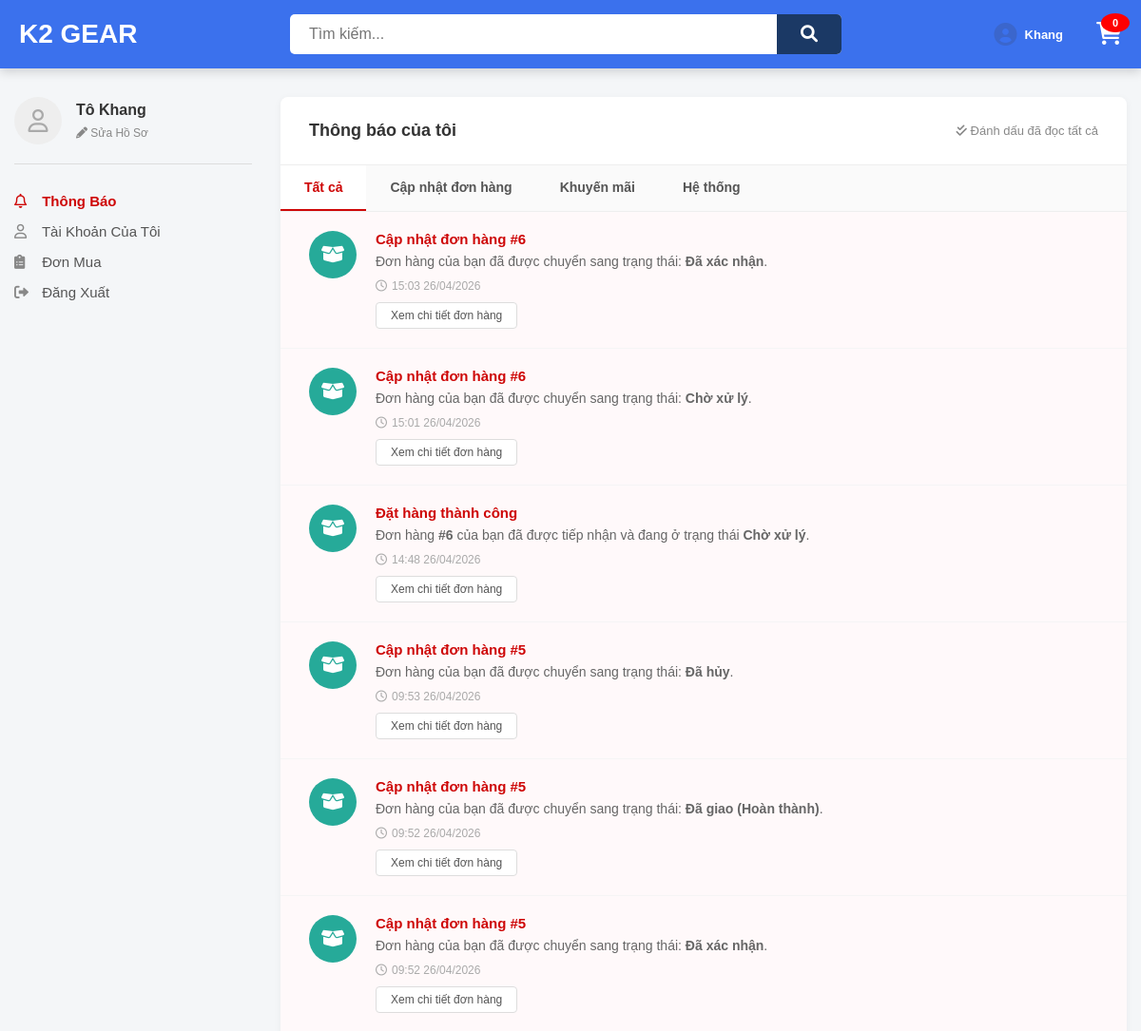
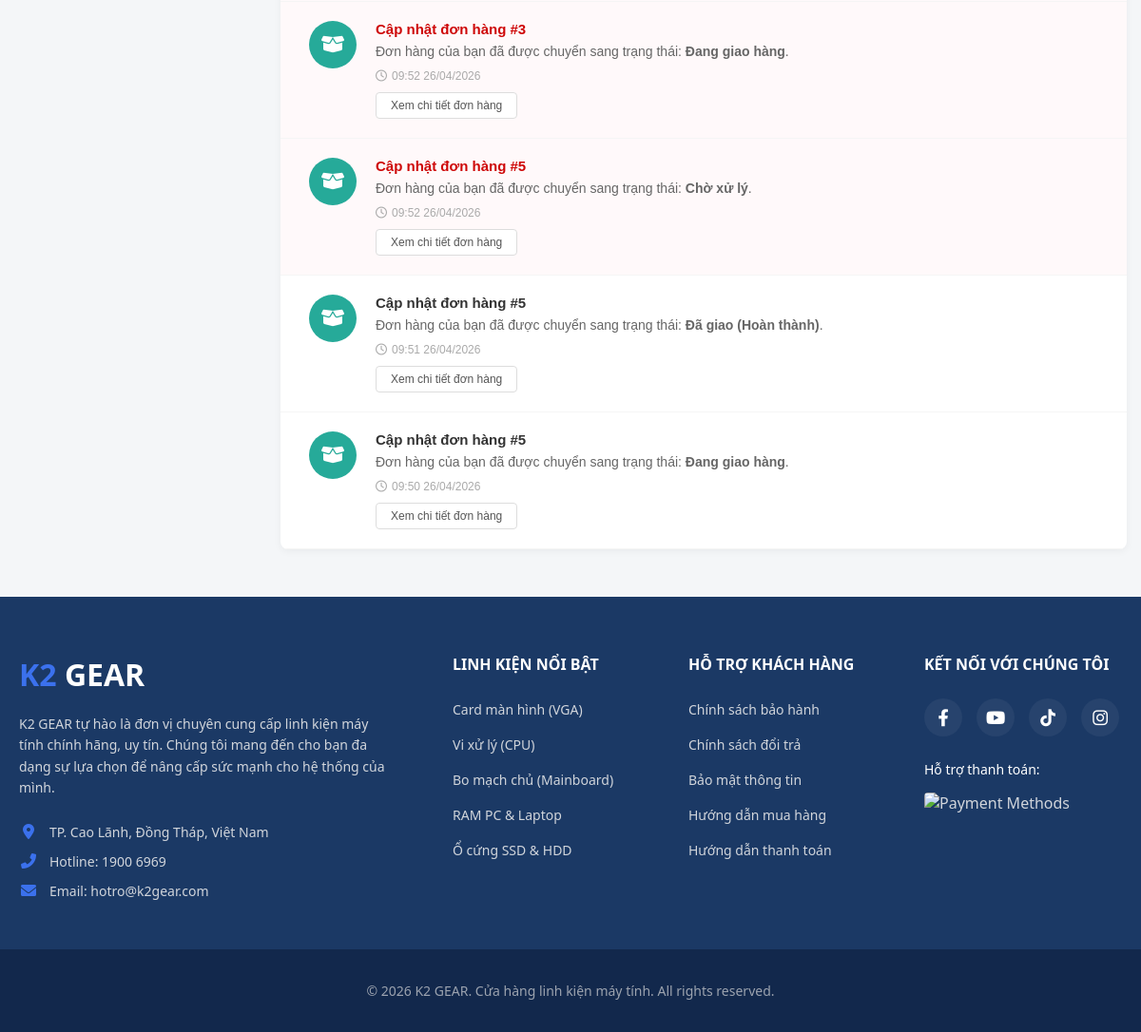
The app's page /notification.php (signed in) with its own data (2 pictures, top to bottom).
### tables this page shows
CREATE TABLE `users` (
  `id` int(11) NOT NULL,
  `name` varchar(100) DEFAULT NULL,
  `email` varchar(100) DEFAULT NULL,
  `password` varchar(255) DEFAULT NULL,
  `phone` varchar(20) DEFAULT NULL,
  `address` text DEFAULT NULL,
  `role` enum('admin','staff','customer') DEFAULT 'customer',
  `status` tinyint(4) DEFAULT 1,
  `created_at` timestamp NOT NULL DEFAULT current_timestamp(),
  `reset_token` varchar(255) DEFAULT NULL,
  `reset_token_expire` datetime DEFAULT NULL
);

CREATE TABLE `notifications` (
  `id` int(11) NOT NULL,
  `user_id` int(11) NOT NULL,
  `type` varchar(50) NOT NULL COMMENT 'order, voucher, system',
  `title` varchar(255) NOT NULL,
  `content` text NOT NULL,
  `is_read` tinyint(1) DEFAULT 0 COMMENT '0: chưa đọc, 1: đã đọc',
  `created_at` datetime DEFAULT current_timestamp()
);

### notification.php (the view, shortened to what this page needs)
<?php
$conn = mysqli_connect("localhost", "root", "", "linhkienmaytinh");
mysqli_set_charset($conn, "utf8mb4");
$user_id = $_SESSION['user']['id'];
$sql = "SELECT * FROM users WHERE id = $user_id";
$result = mysqli_query($conn, $sql);
$user_data = mysqli_fetch_assoc($result);
$cart_items = isset($_SESSION['cart']) ? $_SESSION['cart'] : [];
$cart_count = count(array_filter(array_keys($cart_items), 'is_numeric'));
$current_tab = isset($_GET['tab']) ? $_GET['tab'] : 'all';
?>
<!DOCTYPE html>
<html lang="vi">
<head>
    <link rel="stylesheet" href="main.css">
    <link rel="stylesheet" href="https://cdnjs.cloudflare.com/ajax/libs/font-awesome/6.0.0/css/all.min.css">
</head>
<body>
    <header class="main-header">
        <div class="header-content">
            <div class="logo"><a href="main.php" style="text-decoration: none;"><span class="k2">K2</span> <span class="gear">GEAR</span></a></div>
            <form action="category.php" method="GET" class="main-search"><input type="text" name="search" placeholder="Tìm kiếm..."><button type="submit"><i class="fas fa-search"></i></button></form>
            <div class="header-actions">
                <div class="account-wrapper" style="position: relative; display: flex; align-items: center;">
                    <a href="#" class="account-icon" id="accountToggleBtn" style="display: flex; align-items: center; text-decoration: none;">
                        <i class="fas fa-user-circle" style="color: #3b66cc; font-size: 24px;"></i>
                        <span style="font-size: 13px; font-weight: bold; color: #fff; margin-left: 8px;">
                            <?php $n = explode(' ', $user_data['name']); echo end($n); ?>
                        </span>
                    </a>
                </div>
                <a href="cart.php" class="cart-icon" style="margin-left: 15px;"><i class="fas fa-shopping-cart"></i><span class="cart-count"><?php echo $cart_count; ?></span></a>
            </div>
        </div>
    </header>
    <main class="profile-wrapper">
        <aside class="profile-sidebar">
            <div class="user-brief">
                <div class="user-brief-avatar"><i class="far fa-user"></i></div>
                <div class="user-brief-info">
                    <h4 style="margin:0 0 5px 0;"><?php echo htmlspecialchars($user_data['name']); ?></h4>
                    <a href="profile.php" style="font-size:12px; color:#888; text-decoration: none;"><i class="fas fa-pencil-alt"></i> Sửa Hồ Sơ</a>
                </div>
            </div>
            <ul class="profile-menu">
                <li><a href="notification.php" class="active"><i class="far fa-bell" style="width: 25px;"></i> Thông Báo</a></li>
                <li><a href="profile.php"><i class="far fa-user" style="width: 25px; color:#888;"></i> Tài Khoản Của Tôi</a></li>
                <li><a href="order.php"><i class="fas fa-clipboard-list" style="width: 25px; color:#888;"></i> Đơn Mua</a></li>
                <li><a href="logout.php"><i class="fas fa-sign-out-alt" style="width: 25px; color:#888;"></i> Đăng Xuất</a></li>
            </ul>
        </aside>
        <section class="profile-content">
            <div class="content-header">
                <h3>Thông báo của tôi</h3>
                <a href="notification.php?action=read_all" class="mark-all-read"><i class="fas fa-check-double"></i> Đánh dấu đã đọc tất cả</a>
            </div>
            <div class="noti-tabs">
                <a href="notification.php?tab=all" class="tab-item <?php echo ($current_tab == 'all') ? 'active' : ''; ?>">Tất cả</a>
                <a href="notification.php?tab=order" class="tab-item <?php echo ($current_tab == 'order') ? 'active' : ''; ?>">Cập nhật đơn hàng</a>
                <a href="notification.php?tab=voucher" class="tab-item <?php echo ($current_tab == 'voucher') ? 'active' : ''; ?>">Khuyến mãi</a>
                <a href="notification.php?tab=system" class="tab-item <?php echo ($current_tab == 'system') ? 'active' : ''; ?>">Hệ thống</a>
            </div>
            <div class="noti-list">
                <?php
                $where_clause = "user_id = $user_id";
                $sql_noti = "SELECT * FROM notifications WHERE $where_clause ORDER BY created_at DESC";
                $res_noti = mysqli_query($conn, $sql_noti);
                if ($res_noti && mysqli_num_rows($res_noti) > 0) {
                    while ($noti = mysqli_fetch_assoc($res_noti)) {
                        $icon = 'fas fa-bell';
                        $color = '#888';
                        if ($noti['type'] == 'order') { $icon = 'fas fa-box-open'; $color = '#26aa99'; }
                        elseif ($noti['type'] == 'voucher') { $icon = 'fas fa-ticket-alt'; $color = '#ee4d2d'; }
                        elseif ($noti['type'] == 'system') { $icon = 'fas fa-bullhorn'; $color = '#3b66cc'; }
                        $unread_class = ($noti['is_read'] == 0) ? 'unread' : '';
                        $formatted_date = date('H:i d/m/Y', strtotime($noti['created_at']));
                        $target_tab = 'all';
                        $content_str = mb_strtolower($noti['content'], 'UTF-8');
                        if (strpos($content_str, 'chờ xử lý') !== false) { $target_tab = 'wait'; }
                        elseif (strpos($content_str, 'đã xác nhận') !== false) { $target_tab = 'confirmed'; }
                        elseif (strpos($content_str, 'đang giao') !== false) { $target_tab = 'shipping'; }
                        elseif (strpos($content_str, 'đã giao') !== false || strpos($content_str, 'hoàn thành') !== false) { $target_tab = 'success'; }
                        elseif (strpos($content_str, 'đã hủy') !== false) { $target_tab = 'cancelled'; }
                        $target_link = ($noti['type'] == 'order') ? "order.php?tab=" . $target_tab : "#";
                ?>
                    <a href="<?php echo $target_link; ?>" class="noti-item <?php echo $unread_class; ?>">
                        <div class="noti-icon" style="background-color: <?php echo $color; ?>;">
                            <i class="<?php echo $icon; ?>"></i>
                        </div>
                        <div class="noti-body">
                            <h4 class="noti-title"><?php echo $noti['title']; ?></h4>
                            <p class="noti-desc"><?php echo $noti['content']; ?></p>
                            <span class="noti-date"><i class="far fa-clock"></i> <?php echo $formatted_date; ?></span>
                            <?php if($noti['type'] == 'order'): ?>
                                <div><span class="btn-view-detail">Xem chi tiết đơn hàng</span></div>
                            <?php endif; ?>
                        </div>
                    </a>
                <?php
                    }
                } ?>
            </div>
        </section>
    </main>
    <footer class="main-footer">
    <div class="footer-container">
        <div class="footer-column">
            <h3 class="footer-logo"><span class="k2">K2</span> <span class="gear" style="color: white;">GEAR</span></h3>
            <p class="footer-desc">K2 GEAR tự hào là đơn vị chuyên cung cấp linh kiện máy tính chính hãng, uy tín. Chúng tôi mang đến cho bạn đa dạng sự lựa chọn để nâng cấp sức mạnh cho hệ thống của mình.</p>
            <div class="footer-contact">
                <p><i class="fas fa-map-marker-alt"></i> TP. Cao Lãnh, Đồng Tháp, Việt Nam</p>
                <p><i class="fas fa-phone-alt"></i> Hotline: 1900 6969</p>
                <p><i class="fas fa-envelope"></i> Email: hotro@k2gear.com</p>
            </div>
        </div>
        <div class="footer-column">
            <h4 class="footer-title">LINH KIỆN NỔI BẬT</h4>
            <ul class="footer-links">
                <li><a href="category.php?id=vga">Card màn hình (VGA)</a></li>
                <li><a href="category.php?id=cpu">Vi xử lý (CPU)</a></li>
                <li><a href="category.php?id=mainboard">Bo mạch chủ (Mainboard)</a></li>
                <li><a href="category.php?id=ram">RAM PC & Laptop</a></li>
                <li><a href="category.php?id=o-cung">Ổ cứng SSD & HDD</a></li>
            </ul>
        </div>
        <div class="footer-column">
            <h4 class="footer-title">HỖ TRỢ KHÁCH HÀNG</h4>
            <ul class="footer-links">
                <li><a href="post_detail.php?id=chinh-sach-bao-hanh">Chính sách bảo hành</a></li>
                <li><a href="post_detail.php?id=chinh-sach-doi-tra">Chính sách đổi trả</a></li>
                <li><a href="post_detail.php?id=bao-mat-thong-tin">Bảo mật thông tin</a></li>
                <li><a href="post_detail.php?id=huong-dan-mua-hang">Hướng dẫn mua hàng</a></li>
                <li><a href="post_detail.php?id=huong-dan-thanh-toan">Hướng dẫn thanh toán</a></li>
            </ul>
        </div>
        <div class="footer-column">
            <h4 class="footer-title">KẾT NỐI VỚI CHÚNG TÔI</h4>
            <div class="social-icons">
                <a href="https://facebook.com/K2Gear" target="_blank"><i class="fab fa-facebook-f"></i></a>
                <a href="https://youtube.com/@K2Gear" target="_blank"><i class="fab fa-youtube"></i></a>
                <a href="https://tiktok.com/@k2gear" target="_blank"><i class="fab fa-tiktok"></i></a>
                <a href="https://instagram.com/k2gear.official" target="_blank"><i class="fab fa-instagram"></i></a>
            </div>
            <div class="payment-methods">
                <p>Hỗ trợ thanh toán:</p>
                <img src="https://bizweb.dktcdn.net/100/329/122/themes/1038963/assets/payment.png?1776445287786" alt="Payment Methods" style="border-radius: 4px;">
            </div>
        </div>
    </div>
    <div class="footer-bottom">
        <p>&copy; 2026 K2 GEAR. Cửa hàng linh kiện máy tính. All rights reserved.</p>
    </div>
</footer>
</body>
</html>

### main.css (style rules this page uses)
body { margin: 0; padding: 0; font-family: 'Segoe UI', Tahoma, Geneva, Verdana, sans-serif; background-color: #f4f7f6; color: #333; }
a { text-decoration: none; color: inherit; transition: all 0.2s ease; }
.main-header { background-color: #3b71ed; padding: 15px 0; position: sticky; top: 0; z-index: 9999; box-shadow: 0 4px 10px rgba(0,0,0,0.15); }
.header-content { max-width: 1400px; margin: 0 auto; display: flex; justify-content: space-between; align-items: center; padding: 0 20px; }
.logo { font-size: 32px; font-weight: 800; }
.k2 { color: #ffffff; }
.gear { color: #ffffff; }
.main-search { display: flex; width: 50%; position: relative; }
.main-search input { width: 100%; padding: 12px 20px; border: none; border-radius: 5px; font-size: 16px; }
.main-search button { position: absolute; right: 0; top: 0; height: 100%; background-color: #1b3965; color: white; border: none; border-top-right-radius: 5px; border-bottom-right-radius: 5px; padding: 0 25px; cursor: pointer; font-size: 18px; }
.header-actions { display: flex; gap: 20px; font-size: 24px; color: #ffffff; }
.cart-icon { position: relative; }
.cart-count { position: absolute; top: -8px; right: -10px; background-color: #ff3b30; color: white; font-size: 12px; width: 18px; height: 18px; border-radius: 50%; display: flex; align-items: center; justify-content: center; font-weight: bold; }
.main-footer { background-color: #1b3965; color: #d1d5db; padding: 60px 0 0 0; margin-top: 50px; font-family: 'Segoe UI', Tahoma, Geneva, Verdana, sans-serif; }
.footer-container { max-width: 1400px; margin: 0 auto; display: grid; grid-template-columns: 2fr 1fr 1fr 1fr; gap: 40px; padding: 0 20px 40px 20px; }
.footer-logo { font-size: 32px; font-weight: 800; margin-top: 0; margin-bottom: 20px; }
.footer-logo .k2 { color: #3b71ed; }
.footer-desc { font-size: 14px; line-height: 1.6; margin-bottom: 25px; padding-right: 20px; }
.footer-contact p { font-size: 14px; margin: 12px 0; display: flex; align-items: center; gap: 12px; }
.footer-contact i { color: #3b71ed; font-size: 16px; width: 20px; text-align: center; }
.footer-title { color: #ffffff; font-size: 16px; font-weight: 700; margin-top: 0; margin-bottom: 25px; text-transform: uppercase; }
.footer-links { list-style: none; padding: 0; margin: 0; }
.footer-links li { margin-bottom: 15px; }
.footer-links a { color: #d1d5db; font-size: 14px; transition: all 0.2s ease; display: inline-block; }
.social-icons { display: flex; gap: 15px; margin-bottom: 25px; }
.social-icons a { display: flex; align-items: center; justify-content: center; width: 40px; height: 40px; background-color: rgba(255,255,255,0.05); color: #ffffff; border-radius: 50%; transition: all 0.3s ease; font-size: 18px; }
.payment-methods p { font-size: 14px; margin-bottom: 15px; color: #ffffff; }
.footer-bottom { background-color: #12284c; text-align: center; padding: 20px 0; font-size: 14px; color: #9ca3af; }
:root { --k2-blue: #3b66cc; --k2-dark-blue: #1a428a; --k2-accent: #ffcc00; --price-red: #ce0707; }
body { font-family: Arial, sans-serif; background: #fff; margin: 0; }
.logo { font-size: 28px; font-weight: bold; }
.cart-count { background: red; border-radius: 50%; padding: 1px 6px; font-size: 11px; margin-right: 2px; }

### records on screen
users: name "Tô Khang"
notifications: title "Cập nhật đơn hàng #6", content "Đơn hàng của bạn đã được chuyển sang trạng thái: Đã xác nhận .", created_at "15:03 26/04/2026", type "Xem chi tiết đơn hàng"
notifications: title "Cập nhật đơn hàng #6", content "Đơn hàng của bạn đã được chuyển sang trạng thái: Chờ xử lý .", created_at "15:01 26/04/2026", type "Xem chi tiết đơn hàng"
notifications: title "Đặt hàng thành công", content "Đơn hàng #6 của bạn đã được tiếp nhận và đang ở trạng thái Chờ xử lý .", created_at "14:48 26/04/2026", type "Xem chi tiết đơn hàng"
notifications: title "Cập nhật đơn hàng #5", content "Đơn hàng của bạn đã được chuyển sang trạng thái: Đã hủy .", created_at "09:53 26/04/2026", type "Xem chi tiết đơn hàng"
notifications: title "Cập nhật đơn hàng #5", content "Đơn hàng của bạn đã được chuyển sang trạng thái: Đã giao (Hoàn thành) .", created_at "09:52 26/04/2026", type "Xem chi tiết đơn hàng"
notifications: title "Cập nhật đơn hàng #5", content "Đơn hàng của bạn đã được chuyển sang trạng thái: Đã xác nhận .", created_at "09:52 26/04/2026", type "Xem chi tiết đơn hàng"
notifications: title "Cập nhật đơn hàng #3", content "Đơn hàng của bạn đã được chuyển sang trạng thái: Đang giao hàng .", created_at "09:52 26/04/2026", type "Xem chi tiết đơn hàng"
notifications: title "Cập nhật đơn hàng #5", content "Đơn hàng của bạn đã được chuyển sang trạng thái: Chờ xử lý .", created_at "09:52 26/04/2026", type "Xem chi tiết đơn hàng"
notifications: title "Cập nhật đơn hàng #5", content "Đơn hàng của bạn đã được chuyển sang trạng thái: Đã giao (Hoàn thành) .", created_at "09:51 26/04/2026", type "Xem chi tiết đơn hàng"
notifications: title "Cập nhật đơn hàng #5", content "Đơn hàng của bạn đã được chuyển sang trạng thái: Đang giao hàng .", created_at "09:50 26/04/2026", type "Xem chi tiết đơn hàng"

### other values on screen
end($n) "Khang"
$cart_count "0"
